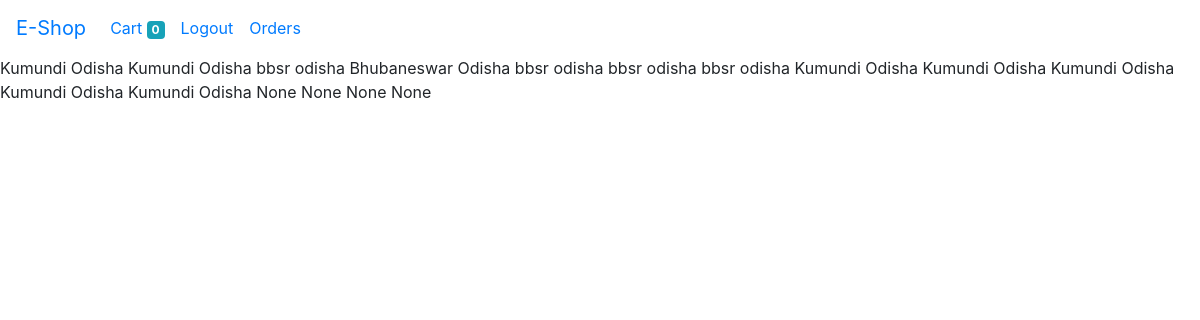
Screenshot of /order/bill/ (signed in) with the database file from the repository.
### store/models.py (models this page shows, shortened)
class Order(models.Model):
    product = models.ForeignKey(Product,on_delete=models.CASCADE)
    customer = models.ForeignKey(Customer,on_delete=models.CASCADE)
    quantity = models.IntegerField(default=1)
    price = models.IntegerField()
    address = models.CharField(max_length=100,blank=True,null=True)
    phone = models.CharField(max_length=12, blank=True,null=True)
    country = models.CharField(max_length=200,null=True)
    city = models.CharField(max_length=200,null=True)
    state = models.CharField(max_length=200,null=True)
    dist = models.CharField(max_length=200,null=True)
    zipcode = models.CharField(max_length=20,null=True)
    date = models.DateTimeField(auto_now_add=True)
    status = models.BooleanField(default=False)
    @staticmethod
    def get_orders_by_customer(customer_id):
        return Order.objects.filter(customer=customer_id).order_by('-date')

### store/views.py (the view)
# urls.py: path('order/bill/',bill,name='bill'),
def bill(request):
    customer = request.session.get('customer')
    order = Order.get_orders_by_customer(customer)
    return render(request,'bill.html',{'order':order})

### store/templates/bill.html
{% extends 'base.html' %}
{% block body %}
{% load cart %}
{% for order in order %}
    {{order.city}}
    {{order.state}}
{% endfor %}
{% endblock %}

### rows the page displays
Order: city "Kumundi", state "Odisha"
Order: city "Kumundi", state "Odisha"
Order: city "bbsr", state "odisha"
Order: city "Bhubaneswar", state "Odisha"
Order: city "bbsr", state "odisha"
Order: city "bbsr", state "odisha"
Order: city "bbsr", state "odisha"
Order: city "Kumundi", state "Odisha"
Order: city "Kumundi", state "Odisha"
Order: city "Kumundi", state "Odisha"
Order: city "Kumundi", state "Odisha"
Order: city "Kumundi", state "Odisha"
Order: city "None", state "None"
Order: city "None", state "None"

### other values shown
{{ request.session.cart.keys|length }} "0"
